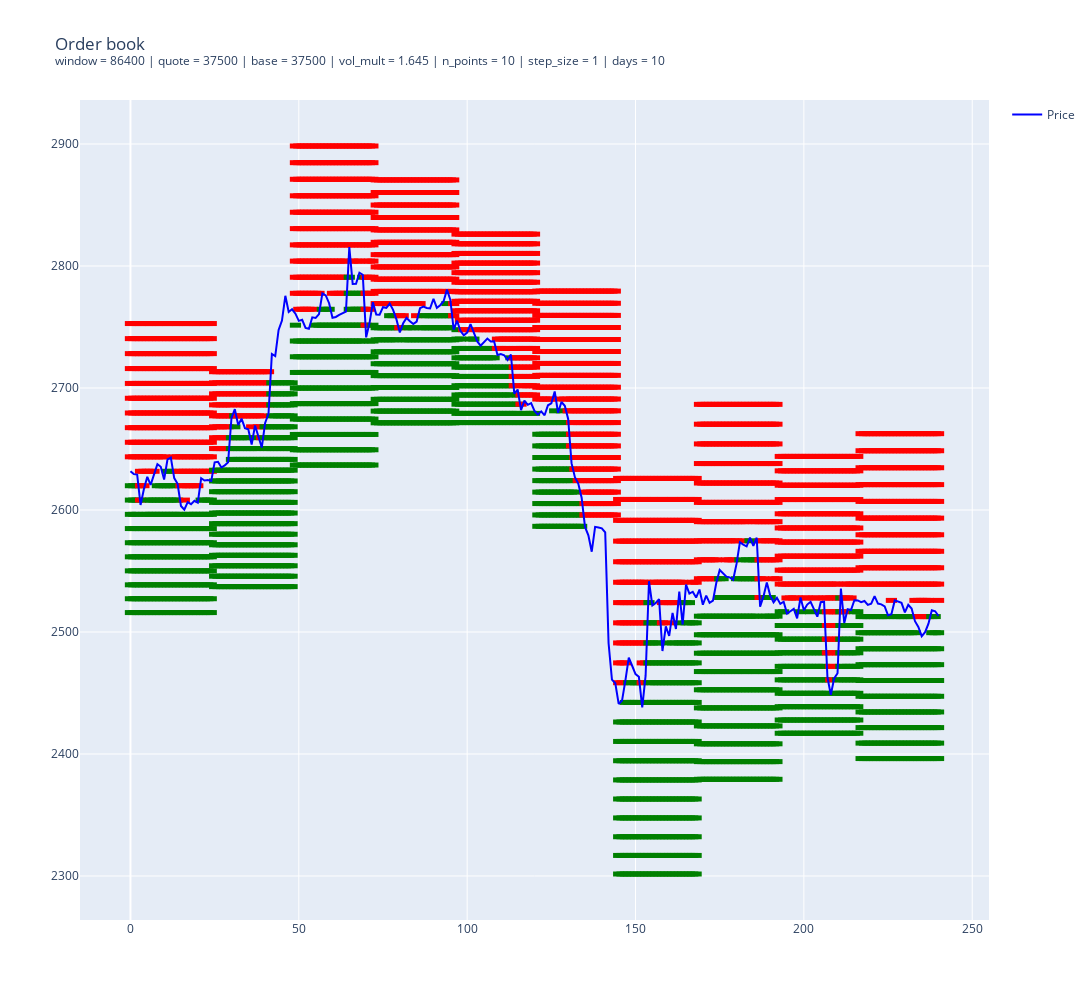

The cell this chart's notebook holds for it:
### Code cell
fig = make_subplots(
    rows=1,
    cols=1,
    shared_xaxes=True,
    vertical_spacing=0.05,
    subplot_titles=(""),
)

for i, ob in enumerate(order_book_history_1h.iterrows()):
    bids = ob[1].bids
    asks = ob[1].asks

    fig.add_trace(
        go.Scatter(
            x=[i for _ in range(len(bids))],
            y=tuple(bids),
            mode="markers",
            name="Bids",
            showlegend=False,
            marker=dict(color="green", symbol="line-ew-open", size=8, line=dict(width=5, color="black")),
        ),
    )

    fig.add_trace(
        go.Scatter(
            x=[i for _ in range(len(asks))],
            y=tuple(asks),
            mode="markers",
            name="Asks",
            showlegend=False,
            marker=dict(color="red", symbol="line-ew-open", size=8, line=dict(width=5, color="black")),
        ),
    )

fig.add_trace(
    go.Scatter(
        x=[i for i in range(len(order_book_history_1h))],
        y=res_1h.price[window_hours:],
        mode="lines",
        name="Price",
        marker=dict(color="blue"),
    )
)

fig.update_layout(
    height=1000,
    width=1600,
    title_text=f"Order book<br><sup>window = {window} | quote = {quote} | base = {base} | vol_mult = {vol_mult} | n_points = {n_points} | step_size = {step_size} | days = {days}</sup>",
)

fig.show()
